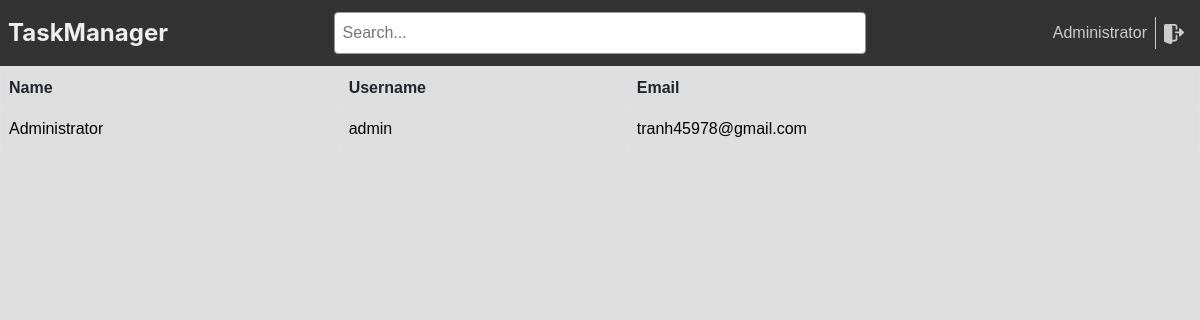
/users/ (signed in), run on an earlier commit of the app's database.
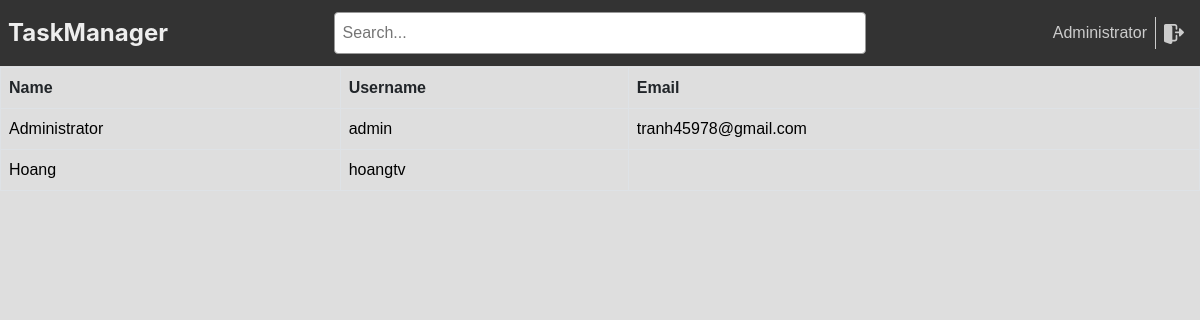
And on a later commit of the database.
### task_management/models.py (models this page shows, shortened)
class User(db.Model, UserMixin):
    __tablename__ = 'user'
    id = db.Column(db.Integer, primary_key=True)
    name = db.Column(db.String(100))
    username = db.Column(db.String(100), nullable=False)
    password_hashed = db.Column(db.String(100), nullable=False)
    active = db.Column(db.Boolean, default=True)
    phone = db.Column(db.String(100))
    email = db.Column(db.String(100))
    created_at = db.Column(db.DateTime, default=db.func.current_timestamp())
    updated_at = db.Column(db.DateTime, default=db.func.current_timestamp())
    create_uid = db.Column(db.Integer, default=0)
    write_uid = db.Column(db.Integer, default=0)
    is_admin = db.Column(db.Boolean, default=False)
    db.UniqueConstraint(username, email)
    @property  # Decorator này dùng để tạo ra một thuộc tính giả
    def password(self):
        if self.password_hashed is not None:
            return None
        return self.password

### task_management/user/views.py (the view)
@user_blueprint.route('/', methods=['GET', 'POST'])
def users():
    if not current_user.is_authenticated:
        return redirect(url_for('login'))
    users = User.query.all()
    return render_template('user_list.html', users=users, view_type='list')

### task_management/models.py (called while the page is built)
@login_manager.user_loader
def load_user(user_id):
    return User.query.get(int(user_id))

### task_management/user/templates/user_list.html (shortened to what this page needs)
{% extends 'base.html' %}
{% block content %}
    <table class="table table-bordered table-hover">
        <thead class="thead-dark">
            <tr>
                <th>Name</th>
                <th>Username</th>
                <th>Email</th>
            </tr>
        </thead>
        <tbody>
            {% for user in users %}
                <tr>
                    <td>
                        <a href="{{ url_for('users.user_by_id', user_id=user.id) }}">
                            <div>{{ user.name or '' }}</div>
                        </a>
                    </td>
                    <td>
                        <a href="{{ url_for('users.user_by_id', user_id=user.id) }}">
                            <div>{{ user.username }}</div>
                        </a>
                    </td>
                    <td>
                        <a href="{{ url_for('users.user_by_id', user_id=user.id) }}">
                            <div>{{ user.email or '' }}</div>
                        </a>
                    </td>
                </tr>
            {% endfor %}
        </tbody>
    </table>
{% endblock %}

### task_management/templates/base.html (shortened to what this page needs)
<!DOCTYPE html>
<html lang="en">
    <head>
        <link rel="stylesheet" href="https://cdn.jsdelivr.net/npm/bootstrap@5.2.3/dist/css/bootstrap.min.css"
>
        <link href="{{ url_for('static', filename='css/styles.css') }}" rel="stylesheet" type="text/css">
        <link href="{{ url_for('static', filename='css/default.css') }}" rel="stylesheet" type="text/css">
    </head>
    <body>
        {% include 'header.html' %}
        {% block content %}{% endblock %}
    </body>
</html>

### task_management/templates/header.html (shortened to what this page needs)
<div class="header"
     style="width: 100%">
    <div class="header-icon">
        <a href="/">
            TaskManager
        </a>
    </div>
    <div class="search-bar">
        <input name="searchbar" id="searchbar"
               class="p-2 w-100"
               type="text"
               name=""
               placeholder="Search..." onchange="searchTask(this.value)">
    </div>
    <div class="User d-flex justify-content-end align-items-center" style="flex: 1">
        <span style="color: #ccc">
            {{ current_user.name }}
        </span>
        <a href="{{ url_for('logout') }}" class="logout">
        </a>
    </div>
</div>

### task_management/static/css/styles.css (style rules this page uses)
body { font-family: Arial, sans-serif; background-color: #dedede; margin: 0; padding: 0; }
a { text-decoration: none; color: black; }

### task_management/static/css/default.css (style rules this page uses)
:root { --sidebar-width: 250px; --header-height: 67px; }
* { box-sizing: border-box; }
.header { display: flex; align-items: center; justify-content: center; padding: 0 8px; background-color: #333; border-bottom: 1px solid #ddd; height: 67px; }

What changed in the data, as far as the page shows it:
added User: name "Hoang", username "hoangtv"
